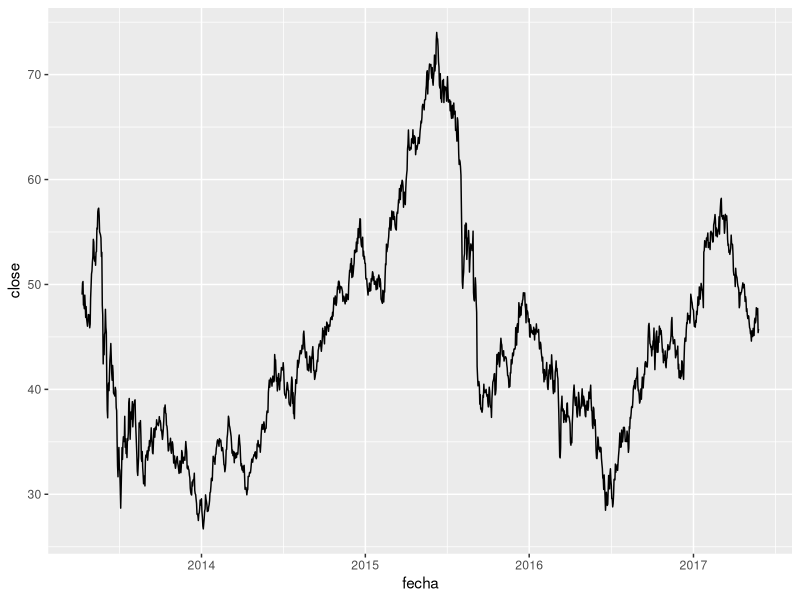
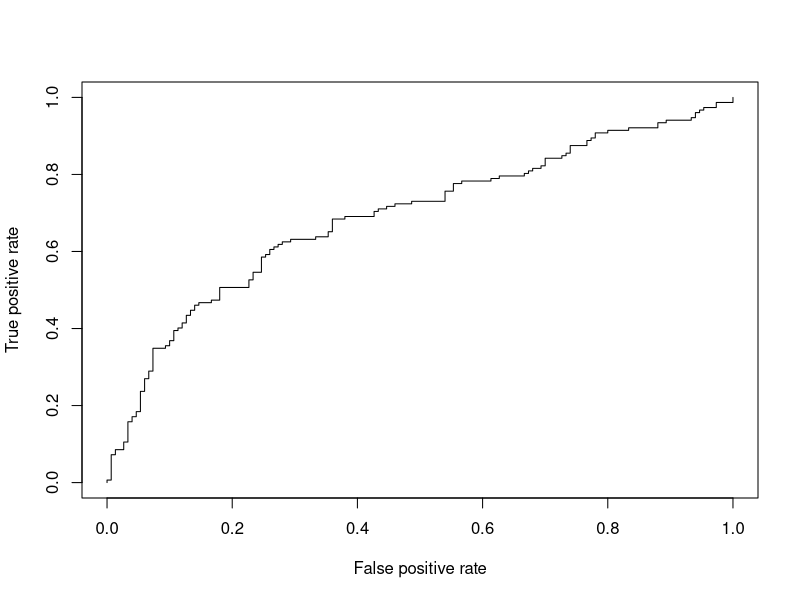

Write the R code that produced these figures, in order.
## ---- chunk 1
# install.packages(c("caTools", "tseries", "readxl", "data.table", "plotly"))
require(caTools)
require(tseries)
require(readxl)
require(data.table)
require(ggplot2)
require(corrplot)
library(ROCR)

d <- data.table(readxl::read_excel(path = "Datos.xlsx", sheet = 1))

# mostrar las primeras 6 filas de las primeras 7 columnas.
head(d[, .(fecha, open, high, low, close, volume)])
## ---- chunk 2

ggplot(data = d, aes(x = fecha, y = close)) + geom_line()

## ---- chunk 3
train <- d[1:floor(nrow(d)*0.8),]
test <- d[(floor(nrow(d)*0.8)+1):nrow(d)]
## ---- chunk 4
model <- glm(close_trend ~ ., family = binomial(link = 'logit'), data = train[, -1, with = FALSE])
summary(model)
## ---- chunk 5
require(pscl)
pR2(model)
## ---- chunk 6
fitted.results <- predict(model,newdata=test[, c(-1, -7), with = FALSE],type='response')
fitted.results <- ifelse(fitted.results > 0.5,1,0)
misClasificError <- mean(fitted.results != test$close_trend)
print(paste0('Precisión: ',round(100*(1-misClasificError), 1), "%"))
## ---- chunk 7
p <- predict(model,newdata=test[, c(-1, -7), with = FALSE],type='response')
pr <- prediction(p, test$close_trend)
prf <- performance(pr, measure = "tpr", x.measure = "fpr")
plot(prf)

auc <- performance(pr, measure = "auc")
auc <- auc@y.values[[1]]
auc
